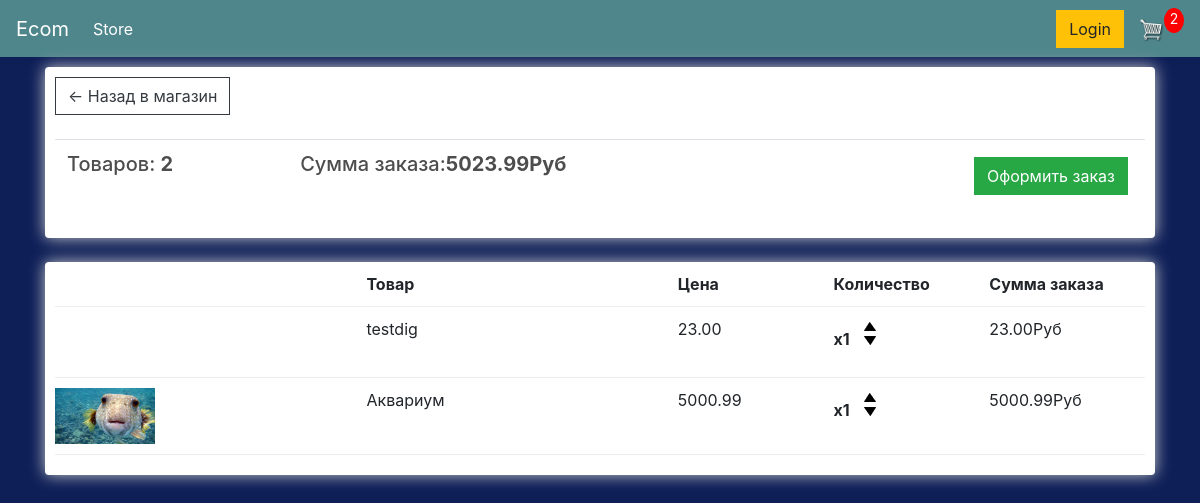
The app's page /cart/ (signed in) with its own data.
### store/models.py (models this page shows, shortened)
class Order(models.Model):
    customer = models.ForeignKey(Customer, on_delete=models.SET_NULL, null=True, blank=True)
    date_ordered = models.DateTimeField(auto_now_add=True)
    complete = models.BooleanField(default=False, null=True, blank=False)
    transaction_id = models.CharField(max_length=200, null=True)
    @property
    def get_cart_total(self):
        orderitems = self.orderitem_set.all()
        total = sum([item.get_total for item in orderitems])
        return total
    @property
    def get_cart_items(self):
        orderitems = self.orderitem_set.all()
        total = sum([item.quantity for item in orderitems])
        return total

class OrderItem(models.Model):
    product = models.ForeignKey(Product, on_delete=models.SET_NULL, null=True, blank=True)
    order = models.ForeignKey(Order, on_delete=models.SET_NULL, null=True, blank=True)
    quantity = models.IntegerField(default=0, null=True, blank=True)
    date_added = models.DateTimeField(auto_now_add=True)
    @property
    def get_total(self):
        total = self.product.price * self.quantity
        return total

class Product(models.Model):
    name = models.CharField(max_length=200, null=True)
    price = models.FloatField()
    digital = models.BooleanField(default=False, null=True, blank=True)
    image = models.ImageField(null=True, blank=True)
    @property
    def imageURL(self):
        try:
            url = self.image.url
        except:
            url = ''
        return url

### store/views.py (the view)
# urls.py: path('cart/', views.cart, name="cart"),
def cart(request):
    if request.user.is_authenticated:
        customer = request.user.customer
        order, created = Order.objects.get_or_create(customer=customer, complete=False)
        items = order.orderitem_set.all()
        cartItems = order.get_cart_items
    else:
        items = []
        order = {'get_cart_total': 0, 'get_cart_items': 0, 'shipping': False}
        cartItems = order.get_cart_items
    context = {'items': items, 'order': order, 'cartItems': cartItems}
    return render(request, 'store/cart.html', context)

### store/templates/store/cart.html
{% extends 'store/main.html' %}
{% load static %}
{% block content %}
	<div class="row">
		<div class="col-lg-12">
			<div class="box-element">
				<a  class="btn btn-outline-dark" href="{% url 'store' %}">&#x2190; Назад в магазин</a>
				<br>
				<br>
				<table class="table">
					<tr>
						<th><h5>Товаров: <strong>{{ order.get_cart_items }}</strong></h5></th>
						<th><h5>Сумма заказа:<strong>{{ order.get_cart_total|floatformat:2 }}Руб</strong></h5></th>
						<th>
							<a  style="float:right; margin:5px;" class="btn btn-success" href="{% url 'checkout' %}">Оформить заказ</a>
						</th>
					</tr>
				</table>
			</div>
			<br>
			<div class="box-element">
				<div class="cart-row">
					<div style="flex:2"></div>
					<div style="flex:2"><strong>Товар</strong></div>
					<div style="flex:1"><strong>Цена</strong></div>
					<div style="flex:1"><strong>Количество</strong></div>
					<div style="flex:1"><strong>Сумма заказа</strong></div>
				</div>
				{% for item in items %}
				<div class="cart-row">
					<div style="flex:2"><img class="row-image" src="{{ item.product.imageURL }}"></div>
					<div style="flex:2"><p>{{ item.product.name }}</p></div>
					<div style="flex:1"><p>{{ item.product.price|floatformat:2 }}</p></div>
					<div style="flex:1">
						<p class="quantity">x{{ item.quantity }}</p>
						<div class="quantity">
							<img data-product="{{ item.product.id }}" data-action="add" class="chg-quantity update-cart" src="{% static  'images/arrow-up.png' %}">
							<img data-product="{{ item.product.id }}" data-action="remove" class="chg-quantity update-cart" src="{% static  'images/arrow-down.png' %}">
						</div>
					</div>
					<div style="flex:1"><p>{{ item.get_total|floatformat:2 }}Руб</p></div>
				</div>
				{% endfor %}
			</div>
		</div>
	</div>
{% endblock content %}

### store/templates/store/main.html (shortened to what this page needs)
<!DOCTYPE html>
{% load static %}
<html lang="en">
<head>
    <link rel="stylesheet" href="https://stackpath.bootstrapcdn.com/bootstrap/4.4.1/css/bootstrap.min.css">
    <link rel="stylesheet" type="text/css" href="{% static 'css/main.css' %}">
</head>
<body>
    <nav class="navbar navbar-expand-lg navbar-dark bg-dark">
	  <a class="navbar-brand" href="{% url 'store' %}">Ecom</a>
	  <div class="collapse navbar-collapse" id="navbarSupportedContent">
	    <ul class="navbar-nav mr-auto">
	      <li class="nav-item active">
	        <a class="nav-link" href="{% url 'store' %}">Store <span class="sr-only">(current)</span></a>
	      </li>
	    </ul>
        <div class="form-inline my-2 my-lg-0">
            <a href="#"class="btn btn-warning">Login</a>
            <a href="{% url 'cart' %}">
                <img  id="cart-icon" src="{% static 'images/cart.png' %}">
            </a>
            <p id="cart-total">{{ cartItems }}</p>
        </div>
	  </div>
	</nav>
    <div class="container">
        {% block content %}
        {% endblock content %}
    </div>
</body>
</html>

### static/css/main.css (style rules this page uses)
body { background-color: #0E1F58; }
h1,h2,h3,h4,h5,h6 { color:hsl(0, 0%, 30%); }
.box-element { box-shadow:hsl(0, 0%, 80%) 0 0 16px; background-color: #fff; border-radius: 4px; padding: 10px; }
.bg-dark { background-color: #4f868c!important; }
#cart-icon { width:25px; display: inline-block; margin-left: 15px; }
#cart-total { display: block; text-align: center; color:#fff; background-color: red; width: 20px; height: 25px; border-radius: 50%; font-size: 14px; }
.col-lg-4, .col-lg-6, .col-lg-8, .col-lg-12 { margin-top: 10px; }
.btn { border-radius: 0; }
.row-image { width: 100px; }
.cart-row { display: flex; align-items: flex-stretch; padding-bottom: 10px; margin-bottom: 10px; border-bottom: 1px solid #ececec; }
.quantity { display: inline-block; font-weight: 700; padding-right:10px; }
.chg-quantity { width: 12px; cursor: pointer; display: block; margin-top: 5px; transition:.1s; }

### records on screen
Order: get_cart_items "2", get_cart_total "5023.99"
OrderItem: product.name "testdig", product.price "23.00", quantity "1", get_total "23.00"
OrderItem: product.imageURL (picture), product.name "Аквариум", product.price "5000.99", quantity "1", get_total "5000.99"

### other values on screen
{{ cartItems }} "2"
